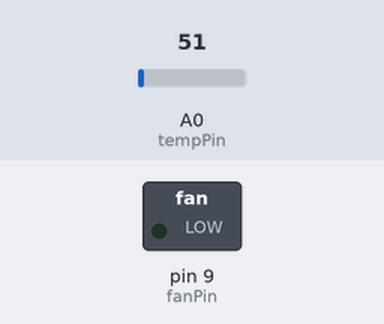
This sketch was run on a simulated Arduino Uno, built with avr-gcc and run on an emulated ATmega328P. Shown: switched loads named in the sketch (green lamp = pin HIGH). Inputs (shaded band) come from the test bench; at power-on: A0 (tempPin) = 51. What the sketch prints to the serial monitor is not drawn.

Above: at 1.8 s.
1.9 s: A0 (tempPin) set to 67
At 2.8 s:
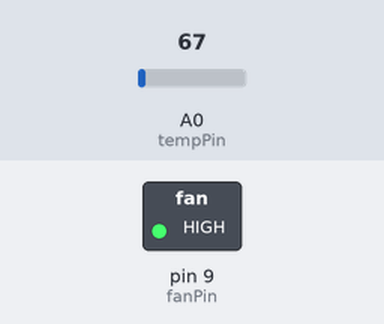
3.5 s: A0 (tempPin) set to 61
At 4.4 s:
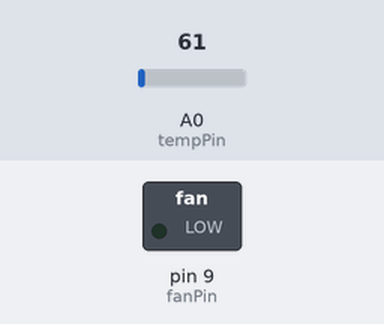
5.5 s: A0 (tempPin) set to 71
At 7.2 s:
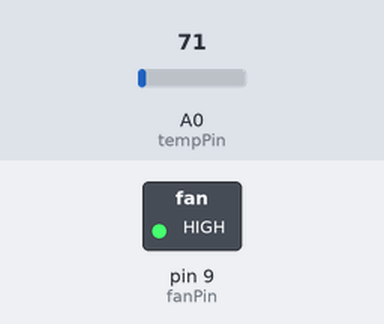
Timing chart, 0 to 8.7 s (numbered marks = the images above; inputs shaded):
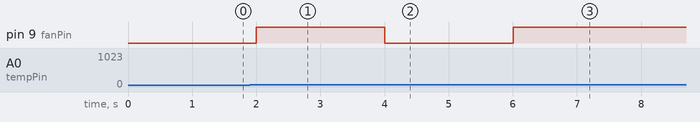

Measured:
- the behaviour switches between 61 and 62 on A0 (tempPin) (found by bisection; images 0 and 1)
- after the input at 1.9 s, pin 9 (fanPin): LOW → HIGH after 0.10 s
- after the input at 3.5 s, pin 9 (fanPin): HIGH → LOW after 0.50 s
- after the input at 5.5 s, pin 9 (fanPin): LOW → HIGH after 0.51 s

The sketch:

motor_cooling.ino
```cpp
// 핀 설정
const int tempPin = A0;         // 온도 센서 핀 (예: LM35)
const int fanPin = 9;           // 팬 제어 핀 (릴레이 or 트랜지스터 사용)
const float threshold = 30.0;   // 온도 기준값 (℃)

void setup() {
  Serial.begin(9600);           // 시리얼 모니터 확인용
  pinMode(fanPin, OUTPUT);      // 팬 핀 출력 설정
  digitalWrite(fanPin, LOW);    // 팬 초기 OFF
}

void loop() {
  int sensorValue = analogRead(tempPin);            // 센서 값 읽기
  float voltage = sensorValue * (5.0 / 1023.0);     // 전압 변환
  float temperature = voltage * 100.0;              // ℃ 변환 (LM35 기준)

  Serial.print("온도: ");
  Serial.print(temperature);
  Serial.println(" °C");

  if (temperature >= threshold) {
    digitalWrite(fanPin, HIGH);   // 팬 작동
    Serial.println("팬 ON");
  } else {
    digitalWrite(fanPin, LOW);    // 팬 정지
    Serial.println("팬 OFF");
  }

  delay(1000); // 1초마다 측정
}
```
